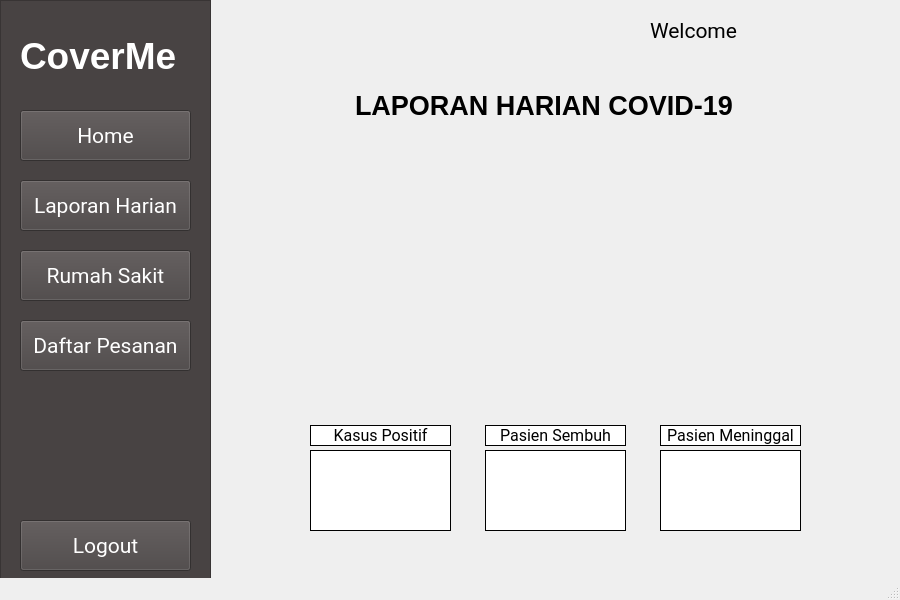
<?xml version="1.0" encoding="UTF-8"?>
<ui version="4.0">
 <class>MainWindow</class>
 <widget class="QMainWindow" name="MainWindow">
  <property name="geometry">
   <rect>
    <x>0</x>
    <y>0</y>
    <width>900</width>
    <height>600</height>
   </rect>
  </property>
  <property name="windowTitle">
   <string>MainWindow</string>
  </property>
  <widget class="QWidget" name="centralwidget">
   <widget class="QFrame" name="Sidebar">
    <property name="geometry">
     <rect>
      <x>0</x>
      <y>0</y>
      <width>211</width>
      <height>611</height>
     </rect>
    </property>
    <property name="styleSheet">
     <string notr="true">QFrame{
	background-color: rgb(72, 67, 67);
}</string>
    </property>
    <property name="frameShape">
     <enum>QFrame::StyledPanel</enum>
    </property>
    <property name="frameShadow">
     <enum>QFrame::Raised</enum>
    </property>
    <widget class="QPushButton" name="Laporan_Harian">
     <property name="geometry">
      <rect>
       <x>20</x>
       <y>180</y>
       <width>171</width>
       <height>51</height>
      </rect>
     </property>
     <property name="font">
      <font>
       <family>Roboto</family>
       <pointsize>16</pointsize>
      </font>
     </property>
     <property name="styleSheet">
      <string notr="true">QPushButton{
	background-color: rgb(72, 67, 67);
	color: rgb(255, 255, 255);
}</string>
     </property>
     <property name="text">
      <string>Laporan Harian</string>
     </property>
    </widget>
    <widget class="QLabel" name="label">
     <property name="geometry">
      <rect>
       <x>20</x>
       <y>20</y>
       <width>171</width>
       <height>71</height>
      </rect>
     </property>
     <property name="font">
      <font>
       <pointsize>28</pointsize>
       <weight>75</weight>
       <bold>true</bold>
      </font>
     </property>
     <property name="styleSheet">
      <string notr="true">QLabel{
	color: rgb(255, 255, 255);
}</string>
     </property>
     <property name="text">
      <string>CoverMe</string>
     </property>
    </widget>
    <widget class="QPushButton" name="RumahSakit">
     <property name="geometry">
      <rect>
       <x>20</x>
       <y>250</y>
       <width>171</width>
       <height>51</height>
      </rect>
     </property>
     <property name="font">
      <font>
       <family>Roboto</family>
       <pointsize>16</pointsize>
      </font>
     </property>
     <property name="styleSheet">
      <string notr="true">QPushButton{
	background-color: rgb(72, 67, 67);
	color: rgb(255, 255, 255);
}</string>
     </property>
     <property name="text">
      <string>Rumah Sakit</string>
     </property>
    </widget>
    <widget class="QPushButton" name="Daftar_Pesanan">
     <property name="geometry">
      <rect>
       <x>20</x>
       <y>320</y>
       <width>171</width>
       <height>51</height>
      </rect>
     </property>
     <property name="font">
      <font>
       <family>Roboto</family>
       <pointsize>16</pointsize>
      </font>
     </property>
     <property name="styleSheet">
      <string notr="true">QPushButton{
	background-color: rgb(72, 67, 67);
	color: rgb(255, 255, 255);
}</string>
     </property>
     <property name="text">
      <string>Daftar Pesanan</string>
     </property>
    </widget>
    <widget class="QPushButton" name="Home">
     <property name="geometry">
      <rect>
       <x>20</x>
       <y>110</y>
       <width>171</width>
       <height>51</height>
      </rect>
     </property>
     <property name="font">
      <font>
       <family>Roboto</family>
       <pointsize>16</pointsize>
      </font>
     </property>
     <property name="styleSheet">
      <string notr="true">QPushButton{
	background-color: rgb(72, 67, 67);
	color: rgb(255, 255, 255);
}</string>
     </property>
     <property name="text">
      <string>Home</string>
     </property>
    </widget>
    <widget class="QPushButton" name="Logout">
     <property name="geometry">
      <rect>
       <x>20</x>
       <y>520</y>
       <width>171</width>
       <height>51</height>
      </rect>
     </property>
     <property name="font">
      <font>
       <family>Roboto</family>
       <pointsize>16</pointsize>
      </font>
     </property>
     <property name="styleSheet">
      <string notr="true">QPushButton{
	background-color: rgb(72, 67, 67);
	color: rgb(255, 255, 255);
}</string>
     </property>
     <property name="text">
      <string>Logout</string>
     </property>
    </widget>
   </widget>
   <widget class="QLabel" name="Nama_Admin">
    <property name="geometry">
     <rect>
      <x>650</x>
      <y>0</y>
      <width>251</width>
      <height>61</height>
     </rect>
    </property>
    <property name="font">
     <font>
      <family>Roboto</family>
      <pointsize>16</pointsize>
     </font>
    </property>
    <property name="text">
     <string>Welcome  &lt;AdminName&gt;</string>
    </property>
   </widget>
   <widget class="QLabel" name="header_tambah">
    <property name="geometry">
     <rect>
      <x>355</x>
      <y>90</y>
      <width>401</width>
      <height>31</height>
     </rect>
    </property>
    <property name="font">
     <font>
      <pointsize>20</pointsize>
      <weight>75</weight>
      <bold>true</bold>
     </font>
    </property>
    <property name="styleSheet">
     <string notr="true">QLabel{
	color: rgb(0, 0, 0);
}</string>
    </property>
    <property name="text">
     <string>LAPORAN HARIAN COVID-19</string>
    </property>
   </widget>
   <widget class="QLabel" name="label_2">
    <property name="geometry">
     <rect>
      <x>310</x>
      <y>130</y>
      <width>491</width>
      <height>281</height>
     </rect>
    </property>
    <property name="text">
     <string/>
    </property>
    <property name="pixmap">
     <pixmap>../img/nao.jpg</pixmap>
    </property>
    <property name="scaledContents">
     <bool>true</bool>
    </property>
   </widget>
   <widget class="QLabel" name="label_positif">
    <property name="geometry">
     <rect>
      <x>310</x>
      <y>425</y>
      <width>141</width>
      <height>21</height>
     </rect>
    </property>
    <property name="font">
     <font>
      <family>Roboto</family>
      <pointsize>12</pointsize>
     </font>
    </property>
    <property name="autoFillBackground">
     <bool>false</bool>
    </property>
    <property name="styleSheet">
     <string notr="true">background-color: rgb(255, 255, 255);
border-color: rgb(0, 0, 0);
border-width:1px;
border-style: solid;</string>
    </property>
    <property name="text">
     <string>Kasus Positif</string>
    </property>
    <property name="alignment">
     <set>Qt::AlignCenter</set>
    </property>
   </widget>
   <widget class="QLabel" name="label_sembuh">
    <property name="geometry">
     <rect>
      <x>485</x>
      <y>425</y>
      <width>141</width>
      <height>21</height>
     </rect>
    </property>
    <property name="font">
     <font>
      <family>Roboto</family>
      <pointsize>12</pointsize>
     </font>
    </property>
    <property name="autoFillBackground">
     <bool>false</bool>
    </property>
    <property name="styleSheet">
     <string notr="true">background-color: rgb(255, 255, 255);
border-color: rgb(0, 0, 0);
border-width:1px;
border-style: solid;</string>
    </property>
    <property name="text">
     <string>Pasien Sembuh</string>
    </property>
    <property name="alignment">
     <set>Qt::AlignCenter</set>
    </property>
   </widget>
   <widget class="QLabel" name="label_meninggal">
    <property name="geometry">
     <rect>
      <x>660</x>
      <y>425</y>
      <width>141</width>
      <height>21</height>
     </rect>
    </property>
    <property name="font">
     <font>
      <family>Roboto</family>
      <pointsize>12</pointsize>
     </font>
    </property>
    <property name="autoFillBackground">
     <bool>false</bool>
    </property>
    <property name="styleSheet">
     <string notr="true">background-color: rgb(255, 255, 255);
border-color: rgb(0, 0, 0);
border-width:1px;
border-style: solid;</string>
    </property>
    <property name="text">
     <string>Pasien Meninggal</string>
    </property>
    <property name="alignment">
     <set>Qt::AlignCenter</set>
    </property>
   </widget>
   <widget class="QLabel" name="label_kasus_positif">
    <property name="geometry">
     <rect>
      <x>310</x>
      <y>450</y>
      <width>141</width>
      <height>81</height>
     </rect>
    </property>
    <property name="font">
     <font>
      <family>Roboto</family>
      <pointsize>16</pointsize>
     </font>
    </property>
    <property name="autoFillBackground">
     <bool>false</bool>
    </property>
    <property name="styleSheet">
     <string notr="true">background-color: rgb(255, 255, 255);
border-color: rgb(0, 0, 0);
border-width:1px;
border-style: solid;</string>
    </property>
    <property name="text">
     <string/>
    </property>
    <property name="alignment">
     <set>Qt::AlignCenter</set>
    </property>
   </widget>
   <widget class="QLabel" name="label_pasien_sembuh">
    <property name="geometry">
     <rect>
      <x>485</x>
      <y>450</y>
      <width>141</width>
      <height>81</height>
     </rect>
    </property>
    <property name="font">
     <font>
      <family>Roboto</family>
      <pointsize>16</pointsize>
     </font>
    </property>
    <property name="autoFillBackground">
     <bool>false</bool>
    </property>
    <property name="styleSheet">
     <string notr="true">background-color: rgb(255, 255, 255);
border-color: rgb(0, 0, 0);
border-width:1px;
border-style: solid;</string>
    </property>
    <property name="text">
     <string/>
    </property>
    <property name="alignment">
     <set>Qt::AlignCenter</set>
    </property>
   </widget>
   <widget class="QLabel" name="label_pasien_meninggal">
    <property name="geometry">
     <rect>
      <x>660</x>
      <y>450</y>
      <width>141</width>
      <height>81</height>
     </rect>
    </property>
    <property name="font">
     <font>
      <family>Roboto</family>
      <pointsize>16</pointsize>
     </font>
    </property>
    <property name="autoFillBackground">
     <bool>false</bool>
    </property>
    <property name="styleSheet">
     <string notr="true">background-color: rgb(255, 255, 255);
border-color: rgb(0, 0, 0);
border-width:1px;
border-style: solid;</string>
    </property>
    <property name="text">
     <string/>
    </property>
    <property name="alignment">
     <set>Qt::AlignCenter</set>
    </property>
   </widget>
  </widget>
  <widget class="QStatusBar" name="statusbar"/>
 </widget>
 <resources/>
 <connections/>
</ui>
